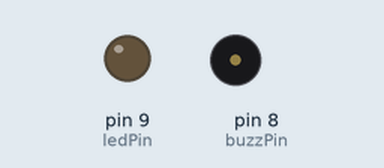
Recording of a sketch running on a simulated Arduino Uno, built with avr-gcc and run on an emulated ATmega328P. Parts: output pins drawn as LEDs (lit = HIGH), buzzer (waves = sounding).

Above: at 0.15 s.
At 8.85 s:
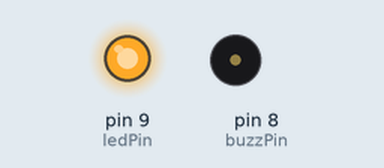
Timing chart, 0 to 8.9 s (numbered marks = the images above):
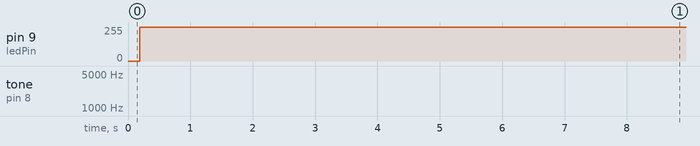

Measured:
- by itself, pin 9 (ledPin): 0/255 → 254/255 at 0.19 s

The sketch:

p6-ex1_alarm_with_led.ino
```cpp
// p6ex1: alarm with LED
// https://circuits.io/circuits/2517449
int buzzPin = 8;
int ledPin = 9;
float sinVal;
int toneVal;
const float pi = 3.1412;

void setup() {
  pinMode(buzzPin, OUTPUT);
  pinMode(ledPin, OUTPUT);
}

void loop() {
  for (int x = 0; x < 180; x++) {
    sinVal = sin(x*(pi/180));
    toneVal = 2000 + int(sinVal*1000);
    tone(buzzPin, toneVal);
    analogWrite(ledPin, constrain(int(sinVal * 255), 0, 255));
    delay(2);
  }
}
```
